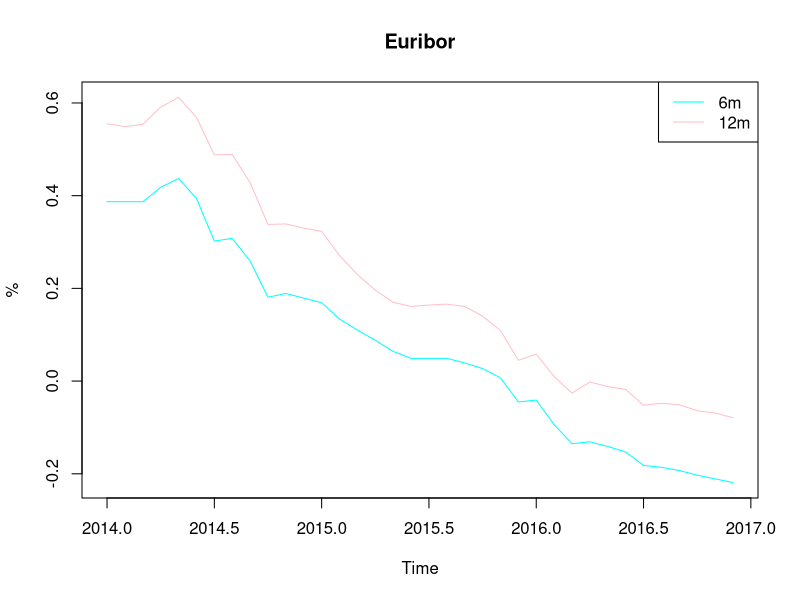
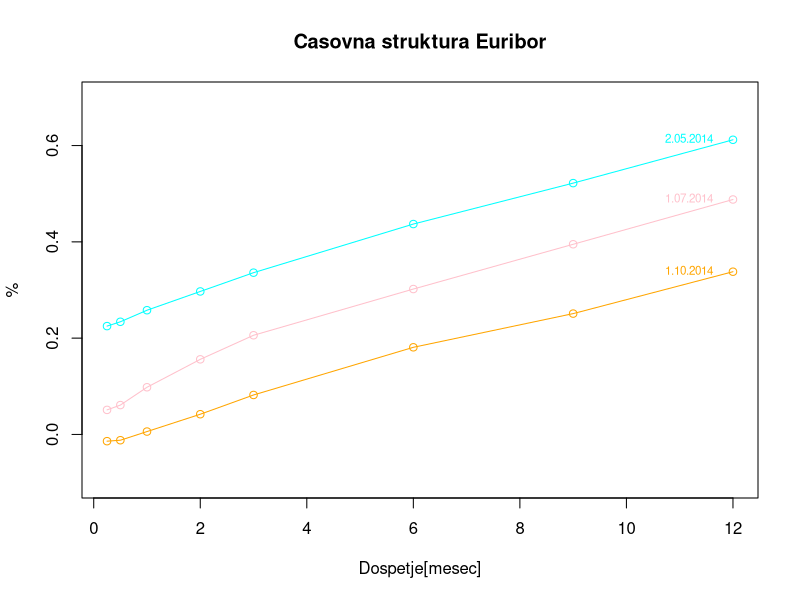
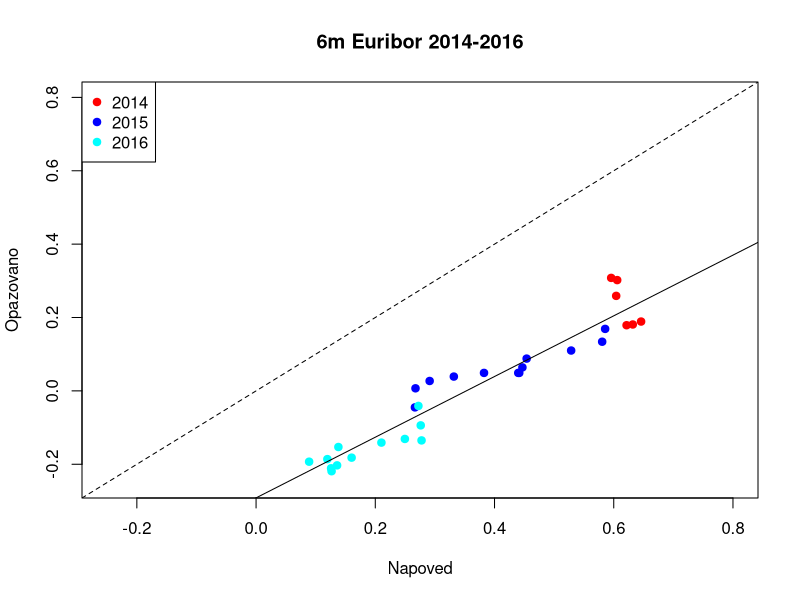
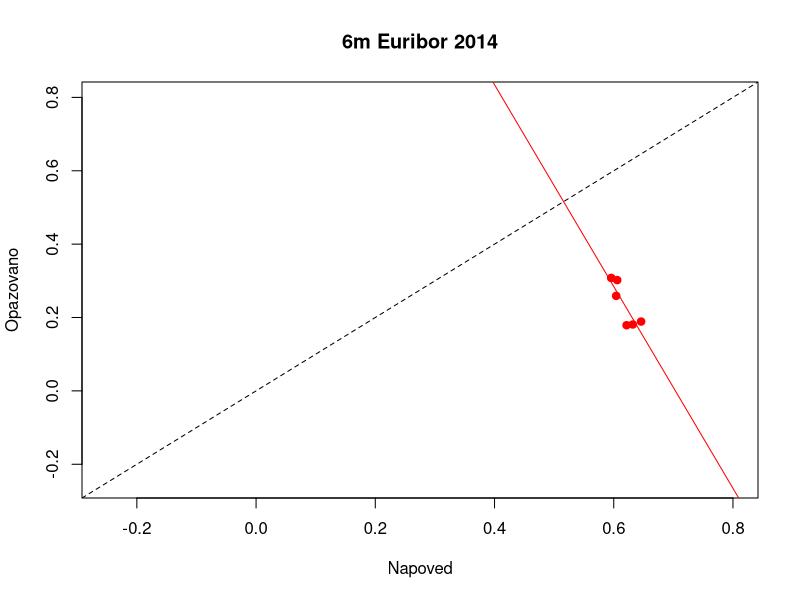
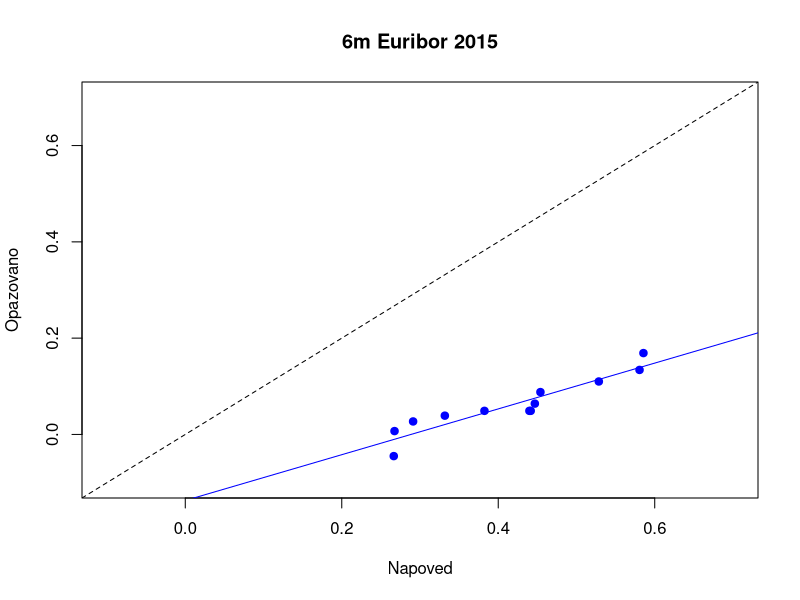
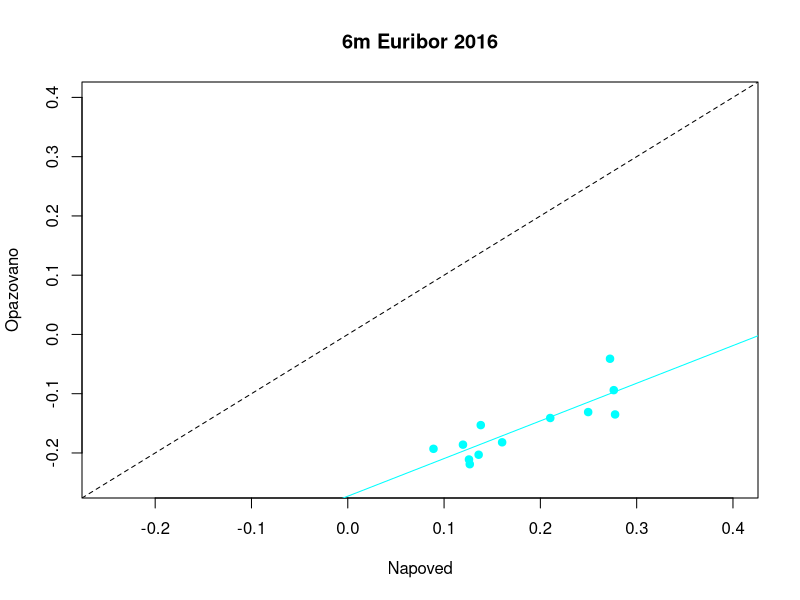

Write R code to recreate these figures, in order.
# OBRESTNE KRIVULJE IN HIPOTEZA PRICAKOVANJ
# Financni praktikum 2023/2024
# Anej Rozman

# 1. Naloga

#a.) Import data

t1 = read.csv('hist_EURIBOR_2014.csv', row.names = 1)
t2 = read.csv('hist_EURIBOR_2015.csv', row.names = 1)
t3 = read.csv('hist_EURIBOR_2016.csv', row.names = 1)

#b.) Filter and merge data

t1 = t1[c(1, 23, 43, 64, 84, 105, 126, 149, 170, 192, 215, 235)]
t1 = t(t1)

t2 = t2[c(1, 22, 42, 64, 84, 104, 126, 149, 170, 192, 214, 235)]
t2 = t(t2)

t3 = t3[c(1, 21, 42, 63, 84, 106, 128, 149, 172, 194, 215, 237)]
t3 = t(t3)

t = rbind(t1, t2, t3)

#c.) Plot of the term interest rate

A = ts(t[, 6], start = c(2014, 1), frequency = 12)
B = ts(t[, 8], start = c(2014, 1), frequency = 12)


ts.plot(A, B, xlab = 'Time',
              ylab = '%',
              col = c('cyan', 'pink'), 
              main = 'Euribor')
legend('topright', 
       c('6m', '12m'), 
       col = c('cyan', 'pink'), 
       lwd = 1)

#2.Naloga

#a.) Interesting dates

d1 = 'X2.05.2014'
d2 = 'X1.07.2014'
d3 = 'X1.10.2014'

#b.) Time structure of interest rates

time = c(1/4, 1/2, 1, 2, 3, 6, 9, 12)

plot(time, t[d1,], xlab = 'Dospetje[mesec]',
                   ylab = '%',
                   col = 'cyan', 
                   main = 'Casovna struktura Euribor', 
                   type = 'o', 
                   ylim = c(-0.1, 0.7))

points(time, t[d2,], col = 'pink', 
                     type = 'o')

points(time, t[d3,], col = 'orange',
                     type = 'o')

text(time[length(time)],
     t[d1,][length(time)],
     "2.05.2014",
     pos = 2, offset = 1,
     col = 'cyan',
     cex = 0.7)
text(time[length(time)],
     t[d2,][length(time)],
     "1.07.2014",
     pos = 2,
     offset = 1,
     col = 'pink',
     cex = 0.7)
text(time[length(time)],
     t[d3,][length(time)],
     "1.10.2014",
     pos = 2,
     offset = 1,
     col = 'orange',
     cex = 0.7)

# 3.Naloga 

#a.) Calculation of 6x12 term interest rates

t = as.data.frame(t)
trates = t[,c('6m', '12m')]
trates$trate_pred = 2*(((1 + trates[,'12m'])/(1 + (trates[,'6m'])/2)) - 1)

#b.) Adding predictions to original data

temp = c(NA, NA, NA, NA, NA, NA, trates$trate_pred[1:30])
trates$trate_pred = temp

#c.) Scatter plot of interest rates
tpred1 = trates[7:12,]
tpred2 = trates[13:24,]
tpred3 = trates[25:36,]

plot(tpred1[,'trate_pred'], tpred1[,'6m'], 
     xlab = "Napoved", 
     ylab = "Opazovano", 
     main = "6m Euribor 2014-2016",
     col = "red",  
     pch = 19,
     xlim = c(-0.25, 0.8),
     ylim = c(-0.25, 0.8)
)

points(tpred2[,'trate_pred'], tpred2[,'6m'], 
       col = 'blue', 
       pch = 19)

points(tpred3[,'trate_pred'], tpred3[,'6m'], 
       col = 'cyan', 
       pch = 19)

abline(a = 0, b = 1, lty = 2)

regression = lm(trates[7:36, 1]~trates[7:36,3])
abline(regression)

legend('topleft', 
       c('2014', '2015', '2016'), 
       col = c('red', 'blue', 'cyan'), 
       pch = 19)

# d.) Scatter plot of individual years

# 2014
plot(tpred1[,'trate_pred'], tpred1[,'6m'], 
     xlab = "Napoved", 
     ylab = "Opazovano", 
     main = "6m Euribor 2014",
     col = "red",  
     pch = 19,
     xlim = c(-0.25, 0.8),
     ylim = c(-0.25, 0.8)
)

abline(a = 0, b = 1, lty = 2)

regression = lm(tpred1[,'6m']~tpred1[,'trate_pred'])
abline(regression, col = 'red')

# 2015
plot(tpred2[,'trate_pred'], tpred2[,'6m'], 
     xlab = "Napoved", 
     ylab = "Opazovano", 
     main = "6m Euribor 2015",
     col = "blue",  
     pch = 19,
     xlim = c(-0.1, 0.7),
     ylim = c(-0.1, 0.7)
)

abline(a = 0, b = 1, lty = 2)

regression = lm(tpred2[,'6m']~tpred2[,'trate_pred'])
abline(regression, col = 'blue')

# 2016
plot(tpred3[,'trate_pred'], tpred3[,'6m'], 
     xlab = "Napoved", 
     ylab = "Opazovano", 
     main = "6m Euribor 2016",
     col = "cyan",  
     pch = 19,
     xlim = c(-0.25, 0.4),
     ylim = c(-0.25, 0.4)
)

abline(a = 0, b = 1, lty = 2)

regression = lm(tpred3[,'6m']~tpred3[,'trate_pred'])
abline(regression, col = 'cyan')

#e.)
# Ce bi hipoteza pricakovanj trga velja bi morale vrednosti/razmerja med 
# napovedjo terminske obrestne mere in dejansko biti enake 1. Morale bi lezati
# na simetrali lihih kvadrantov. Ocitno empiricni podatki te hipoteze ne potrjujejo.
